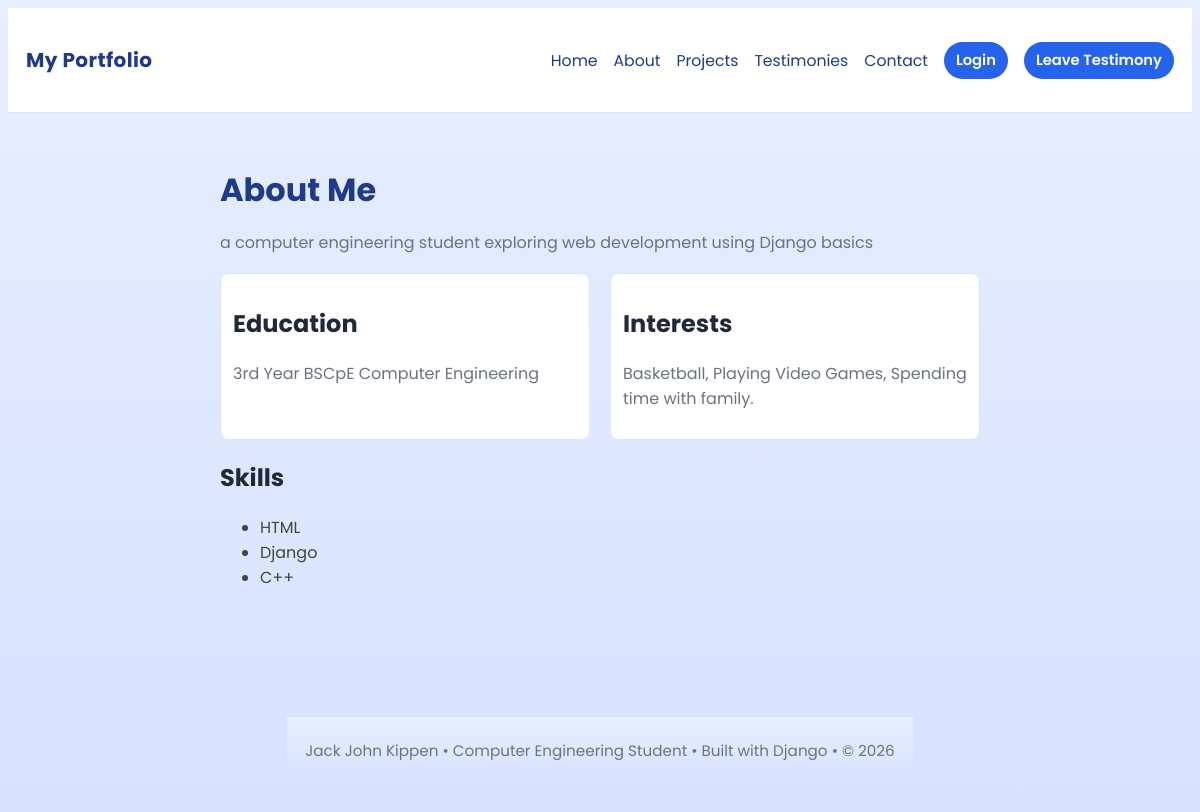
Page /about/ on the earlier database version.
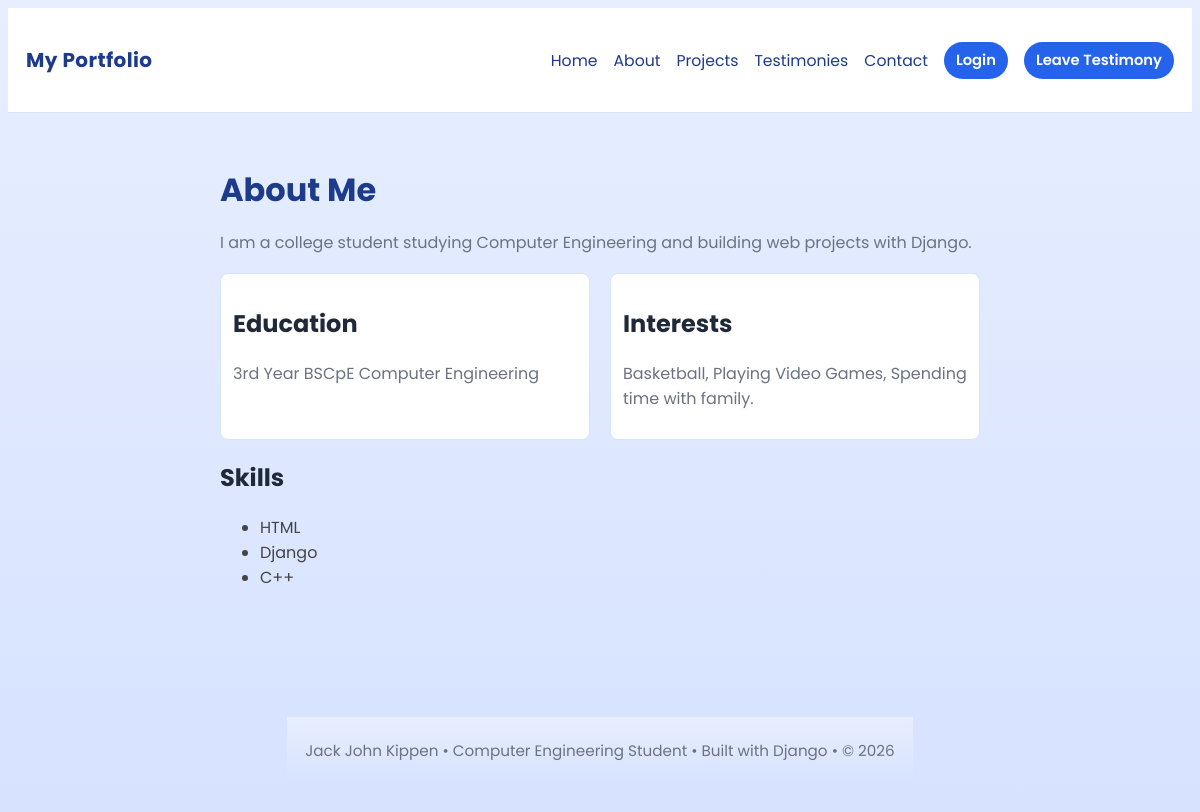
Same page on the later database version.
### quiz1/models.py (models this page shows, shortened)
class PersonalInformation(models.Model):
    first_name = models.CharField(max_length=100)
    middle_name = models.CharField(max_length=100, blank=True)
    last_name = models.CharField(max_length=100)
    summary = models.TextField()
    contact_number = models.CharField(max_length=20)
    email = models.EmailField()
    address = models.CharField(max_length=255)

### quiz1/views.py (the view)
# urls.py: path('about/', views.about, name='about'),
def about(request):
    profile = PersonalInformation.objects.first()
    return render(request, 'about.html', {'personal_info': profile})

### templates/about.html (shortened to what this page needs)
{% extends 'base.html' %}
{% block content %}
<div class="content">
  <h1>About Me</h1>
  <p>{% if personal_info %}{{ personal_info.summary }}{% else %}I am a college student studying Computer Engineering and building web projects with Django.{% endif %}</p>
  <div class="two" style="margin-top:18px;">
    <div class="box" style="flex:1">
      <h2>Education</h2>
      <p>3rd Year BSCpE Computer Engineering</p>
    </div>
    <div class="box" style="flex:1">
      <h2>Interests</h2>
      <p>Basketball, Playing Video Games, Spending time with family.</p>
    </div>
  </div>
  <div style="margin-top:18px">
    <h2>Skills</h2>
    <ul style="color:#444">
      <li>HTML</li>
      <li>Django</li>
      <li>C++</li>
    </ul>
  </div>
</div>
{% endblock %}

Differences in the rows shown:
removed PersonalInformation: summary "a computer engineering student exploring web development using Django basics"
Other differences:
text now shown: "I am a college student studying Computer Engineering and building web projects with Django."
